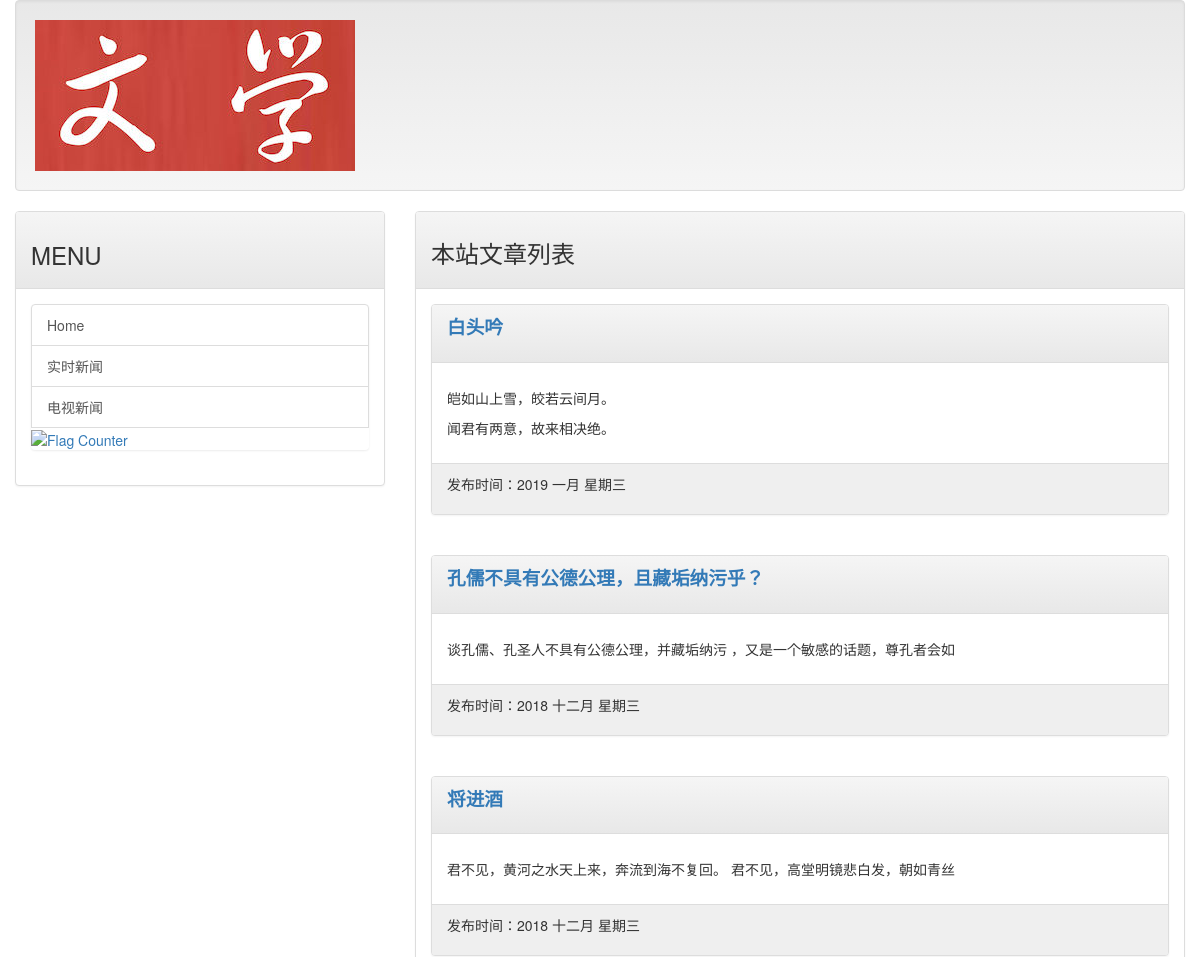
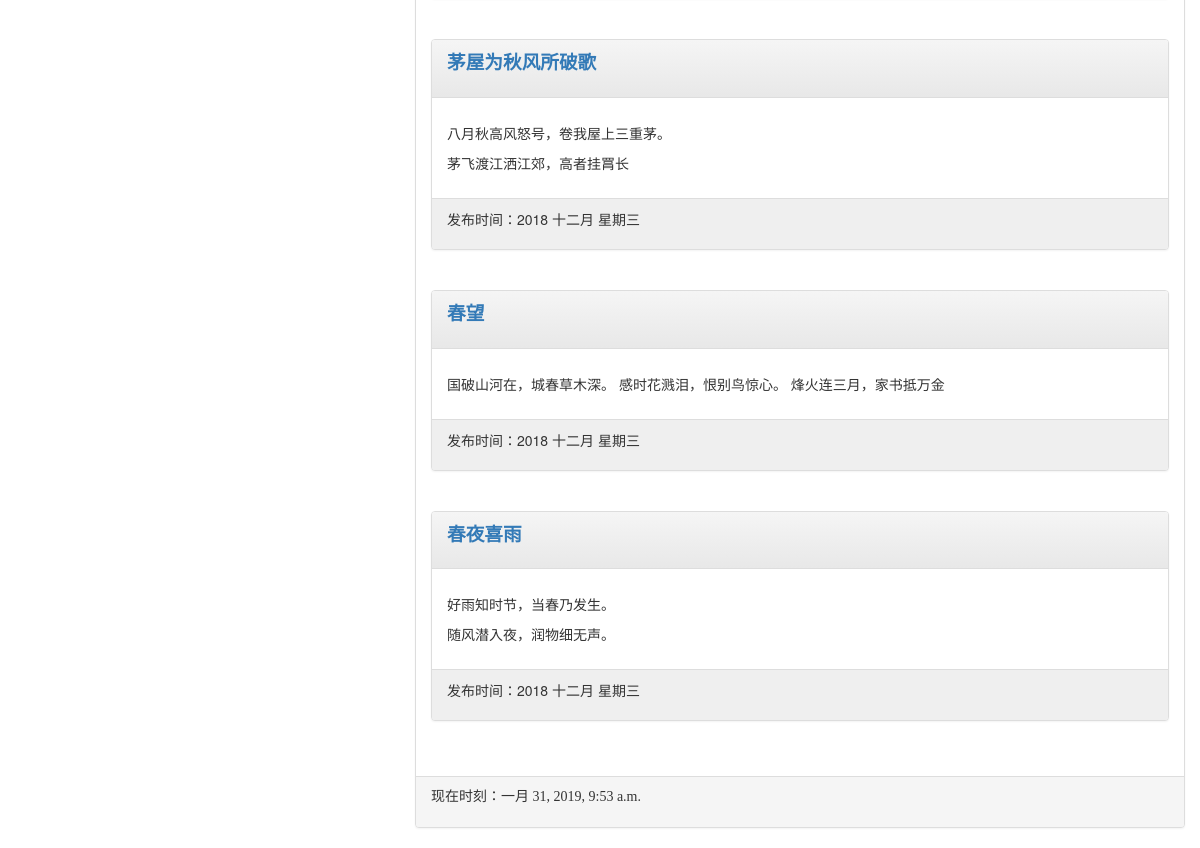
The page / on the database its author committed (2 pictures, top to bottom).
### mainsite/models.py (models this page shows, shortened)
class Post(models.Model):
    title = models.CharField(max_length=200)
    slug = models.CharField(max_length=200)
    body = models.TextField()
    pub_date = models.DateField(default=timezone.now())
    class Meta:
        ordering = ('-pub_date',)

### mainsite/views.py (the view)
# urls.py: url(r'^$', homepage),
def homepage(request):
    template = get_template('index.html')
    posts = Post.objects.all()
    now = datetime.now()
    html = template.render(locals())
    return HttpResponse(html)

### templates/index.html (shortened to what this page needs)
{% extends 'base.html' %}
{% load markdown_deux_tags %}
{% block headmessage %}
    <h3 style="font-family: 楷体;">本站文章列表</h3>
{% endblock %}
{% block content %}
    {% for post in posts %}
        <div class="panel panel-default">
            <div class="panel-heading">
                <p style="font-family: 微软雅黑;font-size:14pt;font-weight:bold;">
                    <a href="/post/{{ post.slug }}">{{ post.title }}</a>
                </p>
            </div>
            <div class="panel-body" style="backgroud-color:#ffffdd">
                <p>
                    {{ post.body | markdown| truncatechars:40 }}
                </p>
            </div>
            <div class="panel-footer" style="background-color: #efefef">
                <p>
                    发布时间：{{ post.pub_date | date:"Y M D" }}
                </p>
            </div>
        </div>
        <br>
    {% endfor %}
{% endblock %}

### rows shown on the page
Post: title "白头吟", body "皑如山上雪，皎若云间月。 闻君有两意，故来相决绝。", pub_date "2019 一月 星期三"
Post: title "孔儒不具有公德公理，且藏垢纳污乎？", body "谈孔儒、孔圣人不具有公德公理，并藏垢纳污 ，又是一个敏感的话题，尊孔者会如", pub_date "2018 十二月 星期三"
Post: title "将进酒", body "君不见，黄河之水天上来，奔流到海不复回。 君不见，高堂明镜悲白发，朝如青丝", pub_date "2018 十二月 星期三"
Post: title "茅屋为秋风所破歌", body "八月秋高风怒号，卷我屋上三重茅。 茅飞渡江洒江郊，高者挂罥长", pub_date "2018 十二月 星期三"
Post: title "春望", body "国破山河在，城春草木深。 感时花溅泪，恨别鸟惊心。 烽火连三月，家书抵万金", pub_date "2018 十二月 星期三"
Post: title "春夜喜雨", body "好雨知时节，当春乃发生。 随风潜入夜，润物细无声。", pub_date "2018 十二月 星期三"
